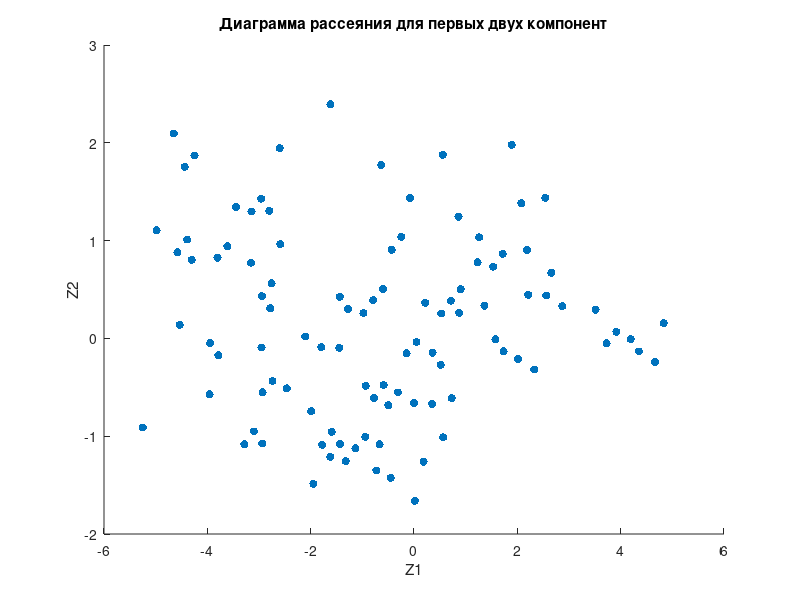

Write MATLAB code to recreate this figure.
clc
close all
clear all

file = fopen('data11.txt');
X = fscanf(file, '%d', [8 inf])' % объекты и их 8 признаков
fclose(file);

X_mat = mean(X)
sredn_otkl = std(X);
N = size(X);
K = N(2);
N = N(1);

% нормировка входных данных для устранения неоднородности матожидания по столбцам
% матожидание становится нулевым во всех столбцах
X_norm = zeros(N, K);
for i = 1:N
    for j = 1:K
        X_norm(i,j) = (X(i,j) - X_mat(j))/sredn_otkl(j);
    end;
end;

% матрица ковариации, совпадает с корреляционной из-за нормализации, размерность КхК
R = (X_norm'*X_norm)/(N-1)

% проверка матрицы корреляции (берётся верхний трегольник без диагонали) на отличие от единичной
d = 0;
for i = 1:K
    for j = (i+1):K
        d = d + (R(i,j))^2;
    end;
end;
d = d*N % >x_kv тогда ок
x_kv = chi2inv(0.95, K*(K-1)/2)

[A, Lam] = eig(R); % A - собственные векторы, Lam - диагональная матрица с собственными значениями 
A = fliplr(A);
Lam = flipud(Lam); % чтобы по убыванию
Lam = fliplr(Lam);
Z = X_norm*A % проекции объектов на главные компоненты

% суммы дисперсий должны совпадать
sum_comp = sum(var(Z)) % сумма выборочных дисперсий проекций объектов на главные компоненты
sum_prizn = sum(var(X_norm)) % сумма выборочных дисперсий исходных признаков

otn_d_rasbr = var(Z) / sum_comp % Alpha / относительная долю разброса, приходящаяся на главные компоненты
%ariazia = cov(Z) % матрица ковариации для проекций объектов на главные компоненты

otn_d_rasbr_1_2 = otn_d_rasbr(1) + otn_d_rasbr(2); % относительная доля разброса для первых двух компонент

Gamma = zeros(K,1);
for i = 1:K
    Gamma(i) = 0;                 
    for j = 1:i
        Gamma(i) = Gamma(i) + otn_d_rasbr(j);
    end
end

Gamma

% размерность данных была 8, стала 2
% первые две компоненты выбраны по принципу наибольшего собственного значения, то есть наибольшей дисперсии
figure;
scatter(Z(:,1),Z(:,2), 35, 'filled');
title('Диаграмма рассеяния для первых двух компонент');
xlabel('Z1');
ylabel('Z2');

